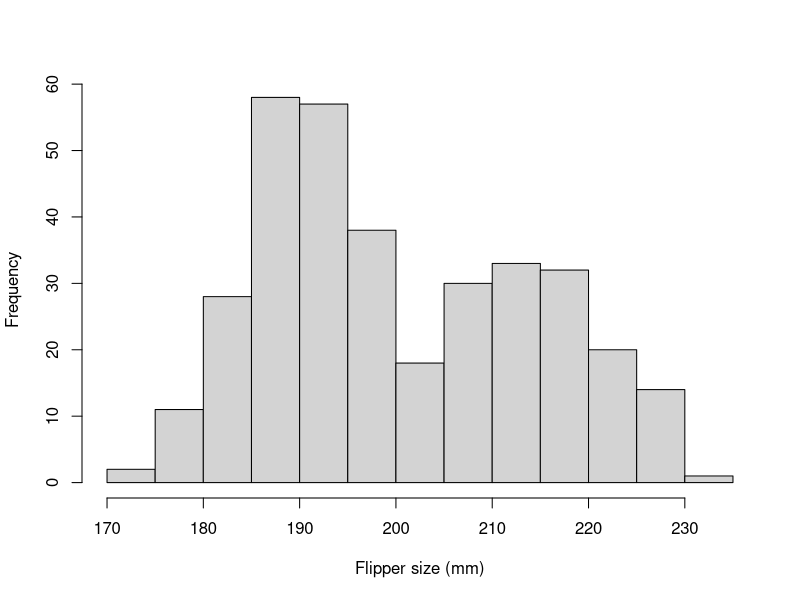

This figure's R source:
## ---- chunk 1
knitr::opts_chunk$set(echo = TRUE)

library(palmerpenguins)
## ---- chunk 2

hist(penguins$flipper_length_mm, main = NULL, xlab = "Flipper size (mm)")


